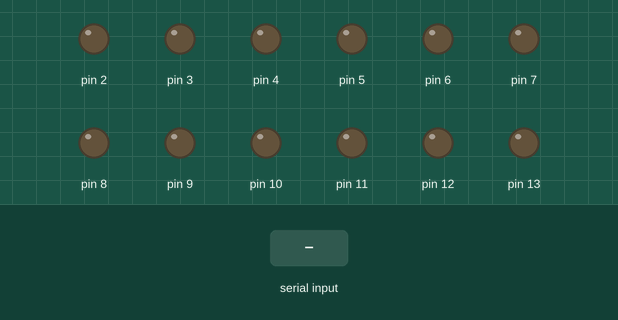
Simulated run of this sketch. Board: Arduino Uno, built with avr-gcc and run on an emulated ATmega328P. Parts: output pins drawn as LEDs (lit = HIGH). The inputs (shaded band) are chosen by the test bench.

Above: at 1.2 s.
1.3 s: "1" received over Serial
At 1.8 s:
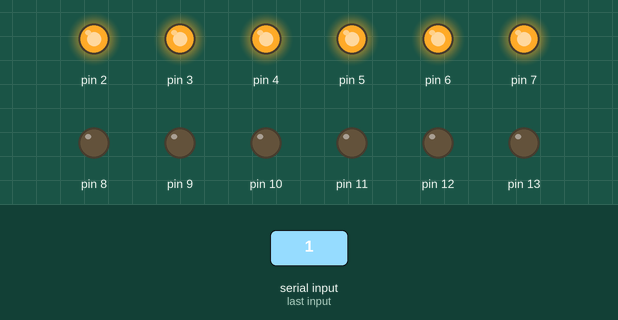
2.8 s: "2" received over Serial
At 4.0 s:
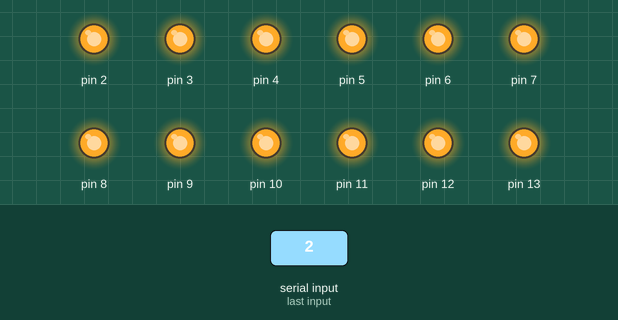
4.3 s: "0" received over Serial
At 5.2 s:
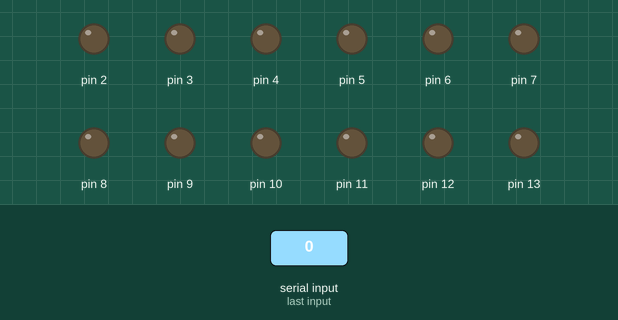
5.8 s: "2" received over Serial
At 6.4 s:
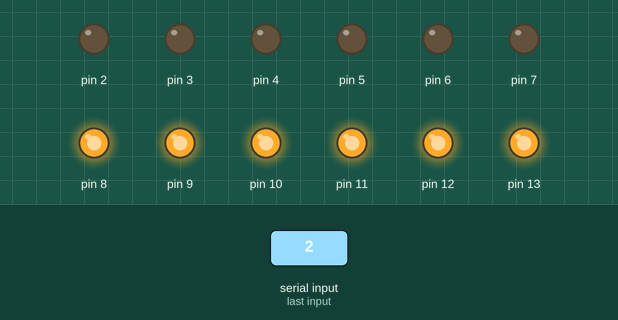
Timing chart, 0 to 8.3 s (numbered marks = the images above; inputs shaded):
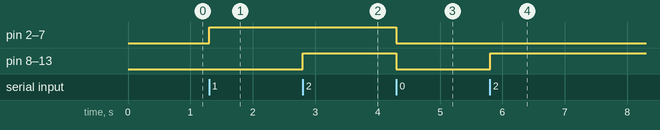

The sketch:

simplewrite_arduino.ino
```cpp
char val; // Data received from the serial port

void setup() {
  for (int i = 2; i <= 13; i++) {
    pinMode(i, OUTPUT); // Set pin as OUTPUT
  }
  Serial.begin(9600); // Start serial communication at 9600 bps
}

void loop() {
  while (Serial.available()) { // If data is available to read,
    val = Serial.read(); // read it and store it in val
  }
  if (val == '1') { // If H was received
    for (int i = 2; i <= 7; i++) {
      digitalWrite(i, HIGH);  // turn LEDS 2-7 ON
    }
  } else if (val == '2') {
    for (int i = 8; i <= 13; i++) {
      digitalWrite(i, HIGH);  // turn LEDS 8-13 ON
    }
  } else {
    for (int i = 2; i <= 13; i++) {
      digitalWrite(i, LOW);  // Otherwise turn them OFF
    }

  }
  //delay(10); // Wait 10 milliseconds for next reading
}
```

Measured:
- after the input at 1.3 s, pin 2–7: LOW → HIGH at once
- after the input at 2.8 s, pin 8–13: LOW → HIGH at once
- after the input at 4.3 s, pin 2–13: HIGH → LOW at once
- after the input at 5.8 s, pin 8–13: LOW → HIGH at once
